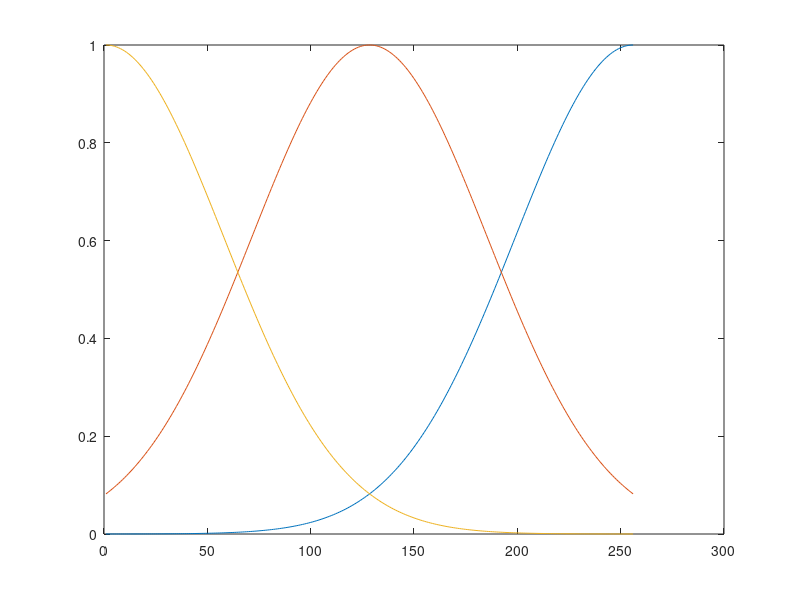

The MATLAB script that drew this image: (Note: this script raises an error after producing the figure.)
0
t = linspace(0,1,256);
A = [exp(-(t-1.0).^2/0.1);exp(-(t-0.5).^2/0.1);exp(-t.^2/0.1)]';
plot(A);
mprint('colormap4');
